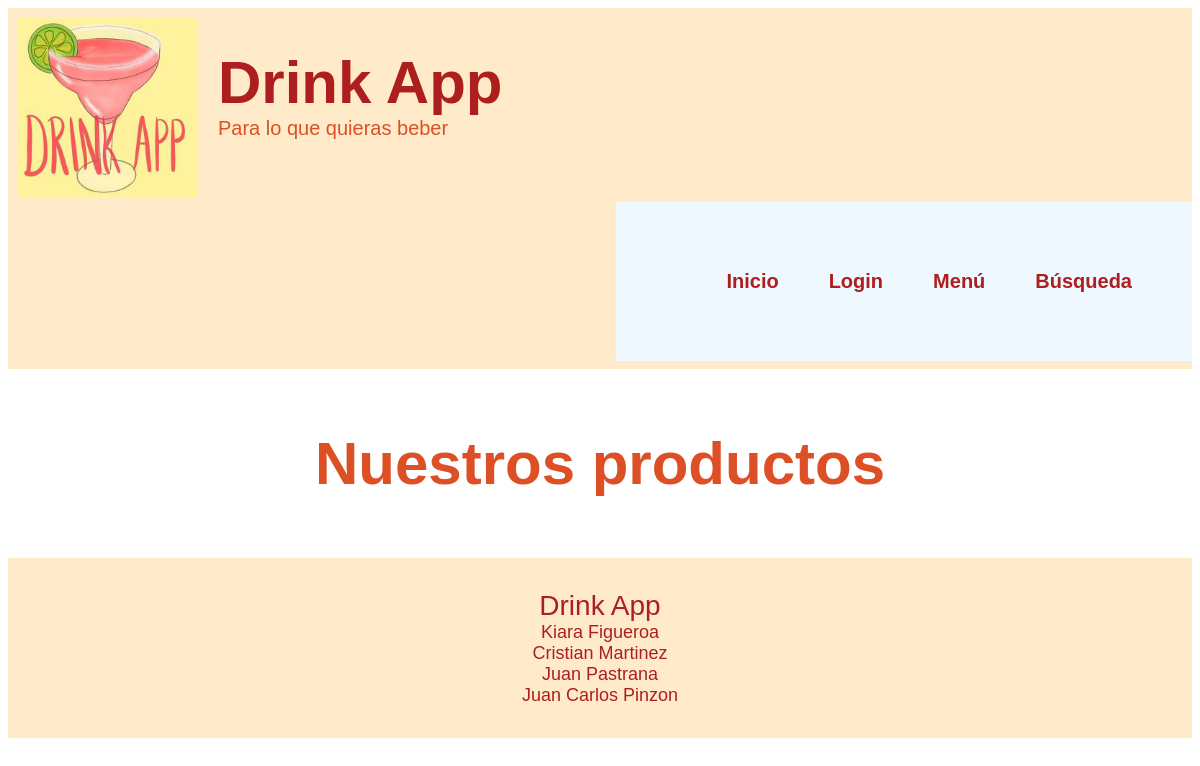
Before: /menu with the older database file.
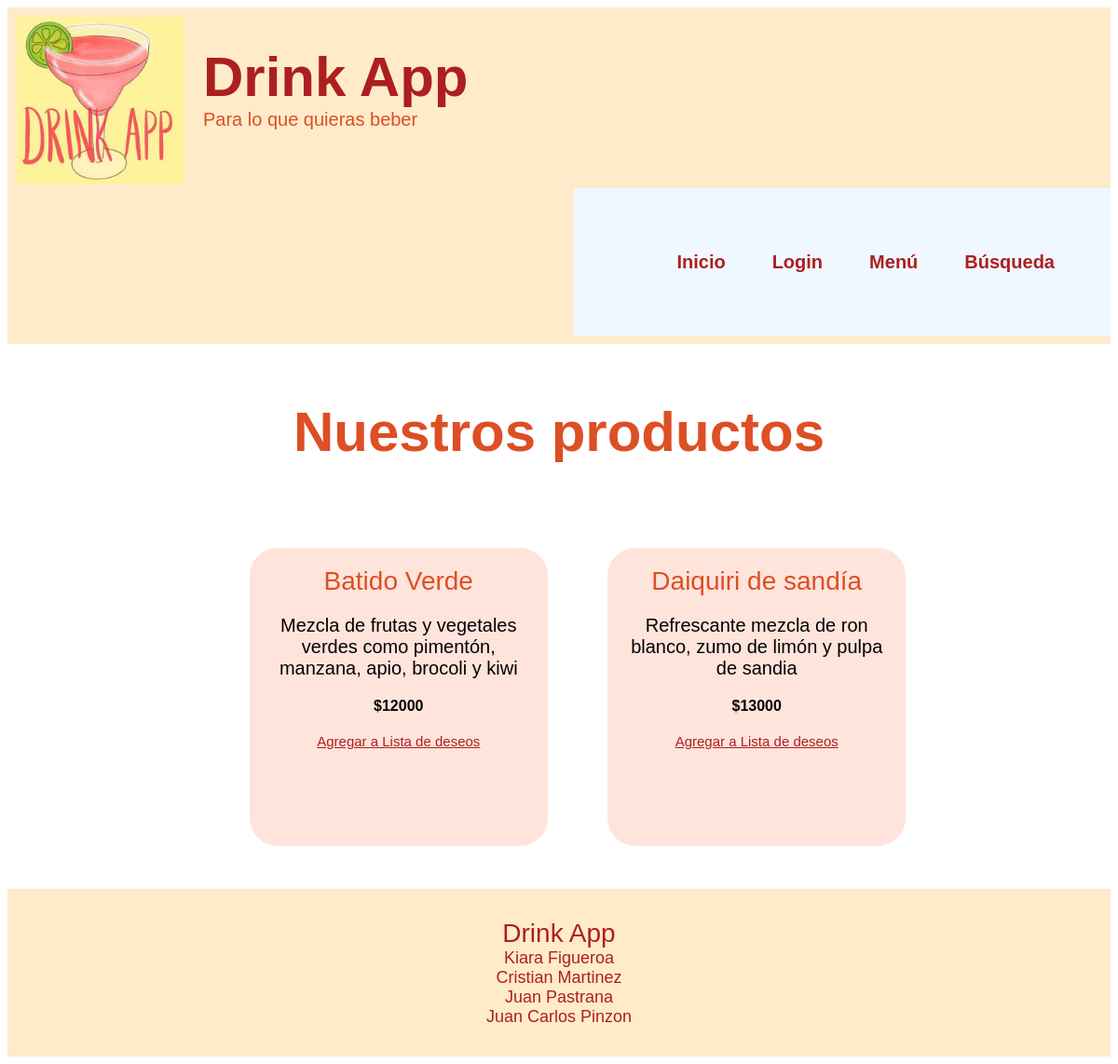
After: the same page with the newer database file.
### tables this page shows
CREATE TABLE Productos (id INTEGER PRIMARY KEY AUTOINCREMENT UNIQUE NOT NULL, nombre TEXT NOT NULL, precio INTEGER NOT NULL, descripcion TEXT NOT NULL);

### app.py (the view)
@app.route('/menu')
def menu():
    lista = db.obtener_productos('Productos')
    longitud = len(lista)
    return render_template('menu.html', listaProductos = lista, leng = longitud)

### app.py (called while the page is built)
@app.before_request
def peticion_previa():
    if('usuario' not in session and request.endpoint in ['perfil', 'deseos']):
        print("usuario fuera de sesion")
        return redirect('/login')
    elif 'usuario' in session and request.endpoint in ['login', 'registro']:
        print("usuario en sesion")
        print(session['usuario'])
        return redirect('/perfil/{}'.format(session['usuario']))

### db.py (called while the page is built)
def obtener_conexion():
    try:
        conexion = sqlite3.connect('db/DrinkApp.db')
        return conexion
    except Error:
        print(Error)

def obtener_productos(tabla):
    conexion = obtener_conexion()
    cursor = conexion.cursor()
    strsql= 'SELECT * FROM {}'.format(tabla)
    cursor.execute(strsql)
    datos = cursor.fetchall()
    conexion.close()
    return datos

### templates/menu.html (shortened to what this page needs)
{% extends 'base.html' %}
{% block contenido %}
<link rel="stylesheet" href="static/css/inicio.css">
<section>
    <form action="/menu" method="post">
        <div class="contenido">
            <h3>Nuestros productos</h3>
            <div class="producto">
                <nav>
                    <ul class="Lista">
                        {% for i in range(leng) %}
                            <article id= '{{ listaProductos[i][0] }}'>
                                <li><a href="/pedido">{{ listaProductos[i][1] }}</a></li>
                                <p>{{ listaProductos[i][3] }}</p>
                                <b>${{ listaProductos[i][2] }}</b>
                                <div class="span" >
                                    <li><a href="/deseos" style="cursor: pointer" onclick="return contenido ()">Agregar a Lista de deseos </a></li>
                                </div>
                            </article>
                        {% endfor %}
                    </ul>
                </nav>
            </div>
    </form>
</section>
{% endblock %}

### templates/base.html (shortened to what this page needs)
<!DOCTYPE html>
<html lang="en">
<head>
    <link rel="stylesheet" href="{{ url_for('static', filename='css/headerandfooter.css') }}">
</head>
<body>
    <header>
        <div class= "encabezado">
            <div class="presentacion">
                <div class="logo">
                    <img href="/" src="static/img/logo.jpeg" alt="">
                </div>
                <div class="bienvenida">
                    <h3>Drink App</h3>
                    <p class="tamaño">Para lo que quieras beber </p>
                </div>
            </div>
            <div class="accion">
                <nav>
                    <ul class="Lista">
                        <li><a href="/">Inicio </a></li>
                        <li><a href="/login">Login </a></li>
                        <li><a href="/menu">Menú </a></li>
                        <li><a href="/busqueda">Búsqueda </a></li>
                    </ul>
                </nav>
            </div>
        </div>
    </header>
    {% block contenido %}
    {% endblock %}
    <footer>
        <p>
            Drink App
            <span class="guion" >Kiara Figueroa</span>
            <span class="guion" >Cristian Martinez</span>
            <span class="guion" >Juan Pastrana</span>
            <span class="guion" >Juan Carlos Pinzon</span>
        </p>
    </footer>
</body>
</html>

### static/css/headerandfooter.css (style rules this page uses)
body { font-family: 'Lucida Sans', 'Lucida Sans Regular', 'Lucida Grande', 'Lucida Sans Unicode', Geneva, Verdana, sans-serif; }
footer { background: rgba(255, 228, 181, 0.719); padding: 4px 0px 4px 0px; text-align: center; color: rgb(204, 110, 110); }
footer p .guion { font-size: 18px; }
footer p { display: grid; font-size: 28px; color: rgb(173, 31, 31); }
header { background: rgba(255, 228, 181, 0.719); color: rgb(173, 31, 31); display: grid; margin: 0px 0px 0px 0px; }
header .encabezado { padding-bottom: 8px; }
header .encabezado .presentacion .logo img { width: 180px; }
header .bienvenida h3 { margin: 30px 120px 0px 10px; font-size: 60px; }
header .bienvenida .tamaño { margin: 0px 80px 0px 10px; color: #dd4f24; font-size: 20px; }
header .presentacion { display: flex; float: left; }
header .logo, header .bienvenida { margin-top: 10px; margin-left: 10px; }
header .accion { display: flex; float: right; }
header nav { background-color: aliceblue; padding: 8px 0px 8px 0px; }
header nav .Lista { margin: 30px; padding: 30px; list-style: none; display: flex; }
header nav .Lista li a { text-decoration: none; color: rgb(173, 31, 31); font-weight: bold; font-size: 20px; }
header nav .Lista li { margin-left: 50px; }

### static/css/inicio.css (style rules this page uses)
body { font-family: 'Lucida Sans', 'Lucida Sans Regular', 'Lucida Grande', 'Lucida Sans Unicode', Geneva, Verdana, sans-serif; }
section form div h3 { font-size: 60px; color: #dd4f24; text-align: center; }
section form div p { font-size: 30px; text-align: center; }
section form .contenido h3 { font-size: 60px; color: #dd4f24; text-align: center; }
section form .contenido .producto article { text-align: center; display: inline-table; width: 280px; height: 280px; padding: 20px; background-color: #ffe4dc; border-radius: 30px; margin: 30px; transition: all 300ms ease; }
section form .contenido .producto nav .Lista li a { font-size: 28px; color: #dd4f24; text-align: center; margin-bottom: 20px; text-decoration: none; }
section form .contenido .producto nav .Lista .span li a { color: rgb(173, 31, 31); text-decoration-line: underline; text-align: center; display: grid; font-size: 15px; margin-top: 20px; }
section form .contenido .producto nav .Lista { list-style: none; text-align: center; }
section form .contenido .producto p { font-size: 20px; width: 280px; }

Changed rows visible on the page:
added Productos: nombre "Batido Verde", descripcion "Mezcla de frutas y vegetales verdes como pimentón, manzana, apio, brocoli y kiwi", precio "12000"
added Productos: nombre "Daiquiri de sandía", descripcion "Refrescante mezcla de ron blanco, zumo de limón y pulpa de sandia", precio "13000"
Other visible differences:
new list line: "$ Agregar a Lista de deseos"
